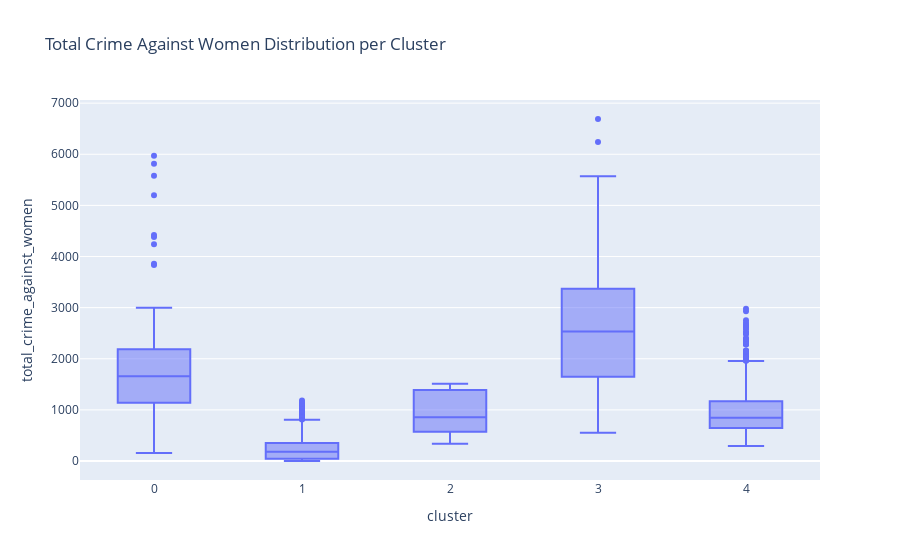

Notebook code cell kept with this figure:
### Code cell
# Box Plot
box_fig = px.box(
    data, x='cluster', y='total_crime_against_women',
    title='Total Crime Against Women Distribution per Cluster'
)
box_fig.show()

### Figure 1 — Plotly figure (JSON) as saved in the notebook; plotly's stock layout.template omitted (floating-point values rounded to 4 significant figures; data arrays with more than 128 entries replaced by an {"elided": "..."} marker saying what was removed)
{"data": [{"alignmentgroup": "True", "hovertemplate": "cluster=%{x}<br>total_crime_against_women=%{y}<extra></extra>", "legendgroup": "", "marker": {"color": "#636efa"}, "name": "", "notched": false, "offsetgroup": "", "orientation": "v", "showlegend": false, "type": "box", "x": {"elided": "4768 int values"}, "x0": " ", "xaxis": "x", "y": {"elided": "4768 int values"}, "y0": " ", "yaxis": "y"}], "layout": {"boxmode": "group", "legend": {"tracegroupgap": 0}, "title": {"text": "Total Crime Against Women Distribution per Cluster"}, "xaxis": {"anchor": "y", "domain": [0, 1], "title": {"text": "cluster"}}, "yaxis": {"anchor": "x", "domain": [0, 1], "title": {"text": "total_crime_against_women"}}}}
